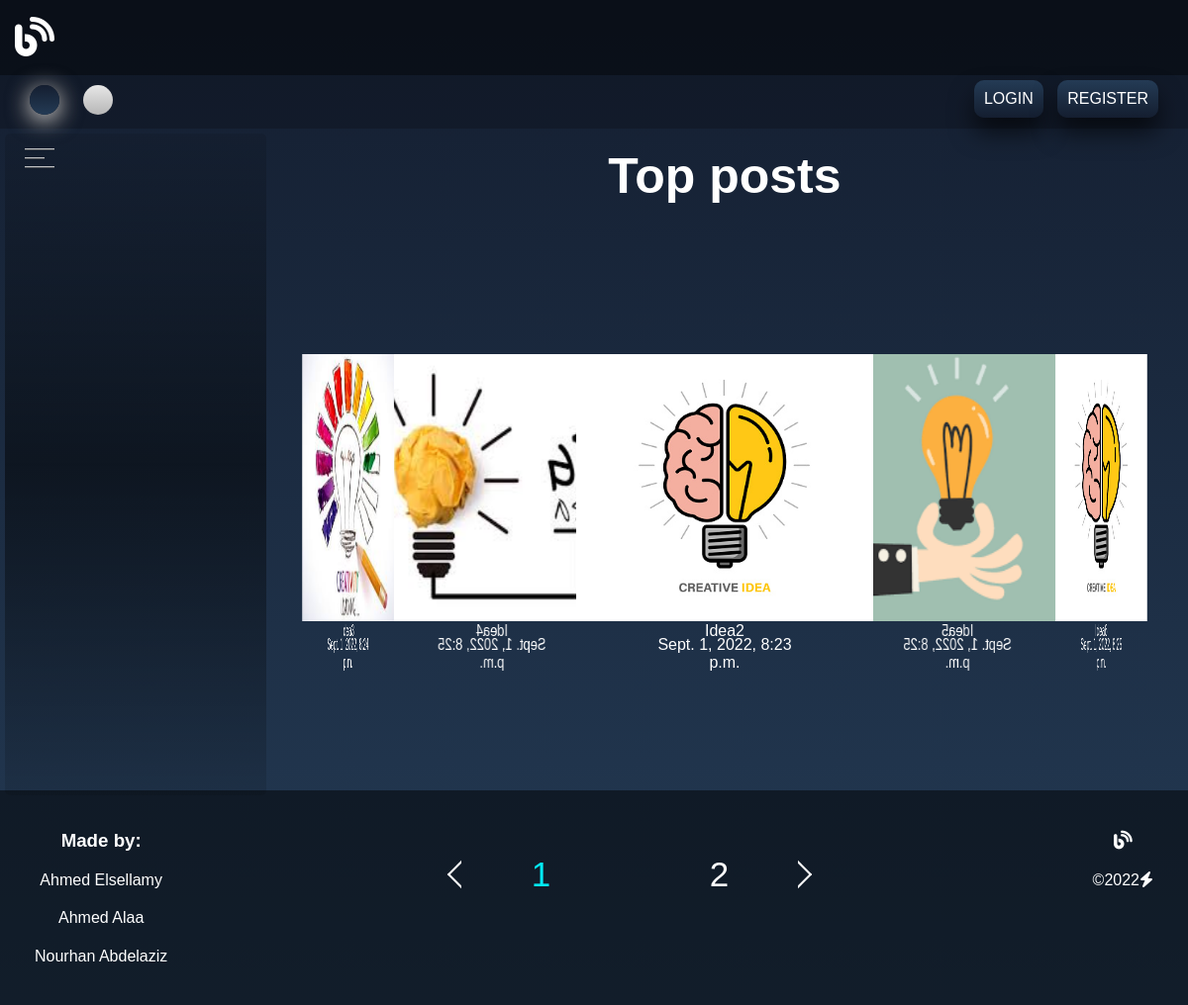
The app's page /, older data.
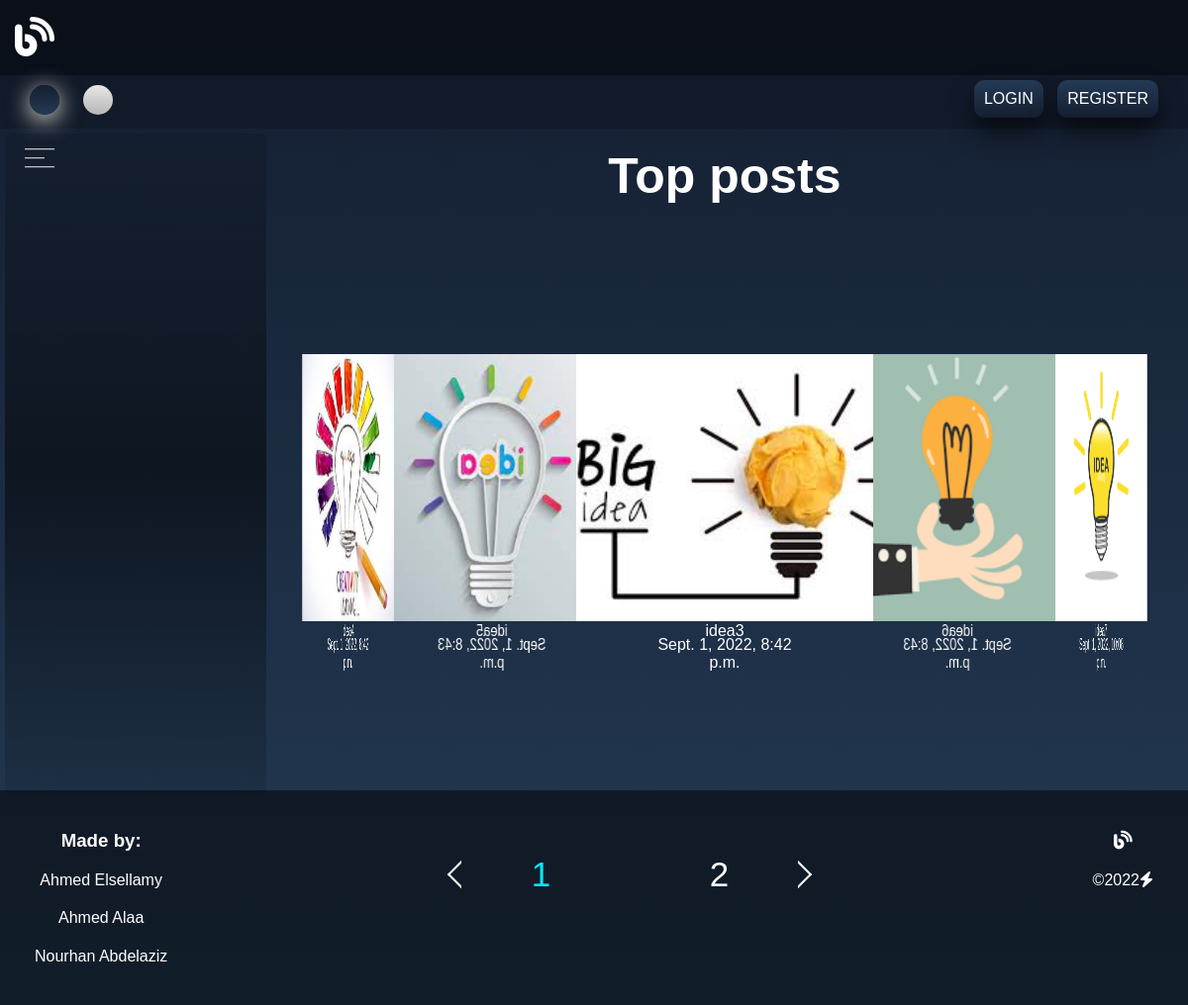
The same page, newer data.
### categories/models.py (models this page shows, shortened)
class Post(models.Model):
    post_title = models.CharField(
        max_length=20, null=False, verbose_name='title')
    post_image = models.ImageField(
        upload_to='categories/post/images/', null=True, verbose_name='image')
    post_content = models.TextField(null=True)
    post_category_id = models.ForeignKey(
        Category, on_delete=models.CASCADE, null=True, verbose_name='category')
    tags = TaggableManager()
    post_user_id = models.ForeignKey(
        User, on_delete=models.CASCADE, null=True, verbose_name='user')
    post_created_at = models.DateTimeField(auto_now_add=True, null=True)
    post_updated_at = models.DateTimeField(auto_now=True, null=True)
    likes = models.ManyToManyField(User, related_name='likes', blank=True)
    dislikes = models.ManyToManyField(
        User, related_name='dislikes', blank=True)
    def get_image_url(self):
        return f"/media/{self.post_image}"
    def get_post_details_url(self):
        return reverse("post-details", args=[self.id])
    @classmethod
    def get_posts_sorted(cls):
        return cls.objects.all().order_by("post_created_at")[::-1]

### categories/views.py (the view)
# urls.py: path('', home, name='home'),
def home(request):
    object_list = Post.get_posts_sorted()
    paginator = Paginator(object_list, 5)  # Show 25 contacts per page.
    page_number = request.GET.get('page')
    page_obj = paginator.get_page(page_number)
    return render(request, 'main/index.html', {
        'categories': Category.get_all_categories(),
        'page_obj': page_obj,
    })

### categories/models.py (called while the page is built)
    @classmethod
    def get_all_categories(cls):
        return Category.objects.all()

    def totalsubscribs(self):
        return self.subscribe.count()

### templates/main/index.html (shortened to what this page needs)
{% extends 'global/base.html' %}
{% load static %}
{% block styles %}
<link rel="stylesheet" href="{% static 'accounts/styles/user_menu.css' %}">
<link rel="stylesheet" href="{% static 'main/styles/landing.css' %}">
{% endblock %}
{% block linkes %}
{% if user.is_authenticated %}
    <div class="links">
        <div class="icons">
            {{user.username}}
        </div>
        <ul>
            {% if user.is_staff  %}
            <li><a href="{% url 'admin_panel' user.id %}">Manage blog</a></li>
            {% endif %}
            <li><a href="{%url 'change_password'%}">ِChange password</a></li>
            <li><a href="{% url 'logout' %}">Logout</a></li>
        </ul>
    </div>
{% else %}
    <div class="links">
        <a href="{% url 'login' %}">LOGIN</a>
        <a href="{% url 'register' %}">REGISTER</a>
    </div>
{% endif %}
{% endblock %}
{% block main %}
<main>
    <aside>
        <div class="content-side">
            <div class="icon">
                <span></span>
                <span></span>
                <span></span>
            </div>
        </div>
    </aside>
    <section class="main">
        <h3>Top posts</h3>
        <div class="body-main">
            <div class="box">
            {% for object in page_obj %}
                <span style="--i:{{forloop.counter}}">
                    <a href="{{object.get_post_details_url}}">
                        <picture>
                            <img src="{{object.get_image_url}}" />
                            <p>{{object.post_title}}</p>
                            <p class="date">{{object.post_created_at}}</p>
                        </picture>
                    </a>
                </span>
            {% endfor %}
            </div>
        </div>
    </section>
</main>
{% endblock %}
{% block foot %}
<div class="pagination">
    <div class="icon left" {% if page_obj.has_previous %}active{% endif %}>
        <a href="{% if page_obj.has_previous %}?page={{ page_obj.previous_page_number }}{% endif %}">
            <span></span>
        </a>
    </div>
    <div class="pages">
    {% for i in page_obj.paginator %}
        <div class="box {% if page_obj.number == forloop.counter %} current {% endif %}">
            <a href="?page={{ forloop.counter }}">
            {{ forloop.counter }}
            </a>
        </div>
    {% endfor %}
    </div>
    <div class="icon right" {% if page_obj.has_next %}active{% endif %}>
        <a href="{% if page_obj.has_next %}?page={{ page_obj.next_page_number }}{% endif %}">
            <span></span>
        </a>
    </div>
</div>
{% endblock %}

### templates/global/base.html (shortened to what this page needs)
{% load static %}
<!DOCTYPE html>
<html lang="en">
<head>
    <link rel="stylesheet" href="{% static 'global/styles/normalize.css' %}">
    <link rel="stylesheet" href="{% static 'global/styles/main.css' %}">
    <link href="{% static 'fontawesomefree/css/all.min.css' %}" rel="stylesheet" type="text/css">
    {% block styles %} {% endblock %}
</head>
<body>
    <header>
        <div class="content">
            <h2><i class="fa-solid fa-blog"></i></h2>
        </div>
    </header>
    <nav>
        <span class="dark active" data-color="dark"></span>
        <span class="light" data-color="light"></span>
        {% block linkes %} {% endblock %}
    </nav>
    {% block main %} {% endblock %}
    <footer>
        <div class="container">
            <div class="content">
                <div class="flex">
                    <h3>Made by:</h3>
                    <span>Ahmed Elsellamy</span>
                    <span>Ahmed Alaa</span>
                    <span>Nourhan Abdelaziz</span>
                </div>
                <div class="flex">
                {% block foot %}{% endblock %}
                </div>
                <div class="flex">
                    <h3><i class="fa-solid fa-blog"></i></h3>
                    <p>&copy;2022<i class="fa-solid fa-bolt"></i></p>
                </div>
            </div>
        </div>
    </footer>
</body>
</html>

### static/global/styles/main.css (style rules this page uses)
:root { --main-color: #03e9f4; --back-color-1: #141e30; --back-color-2: #243b55; --text-color: #fff; --box-color: rgba(0, 0, 0, 0.5); }
* { box-sizing: border-box; margin: 0; padding: 0; }
body { font-family: sans-serif; background: linear-gradient(var(--back-color-1), var(--back-color-2)); }
.container { margin-left: auto; margin-right: auto; padding-left: 10px; padding-right: 10px; }
@media (min-width: 576px) { .container { width: 570px; } }
@media (min-width: 768px) { .container { width: 750px; } }
@media (min-width: 992px) { .container { width: 980px; } }
@media (min-width: 1200px) { .container { width: 1190px; } }
main { position: relative; }
header, footer { background: var(--box-color); }
.content { padding: 20px; display: flex; justify-content: space-between; color: var(--text-color); }
header .content { padding: 15px; }
footer .content :not(:last-child) { margin-bottom: 20px; }
footer .content div.flex { margin-top: 20px; width: fit-content; display: flex; flex-direction: column; align-items: center; }
nav { position: relative; padding-left: 20px; background: rgba(0, 0, 0, 0.2); }
nav span { display: inline-block; margin: 10px; width: 30px; height: 30px; cursor: pointer; border-radius: 50%; -webkit-border-radius: 50%; -moz-border-radius: 50%; -ms-border-radius: 50%; -o-border-radius: 50%; }
nav .dark { background: linear-gradient(#141e30, #243b55); }
nav .light { background: linear-gradient(#e7e7e7, #b6b6b6); }
nav .active { box-shadow: 0 5px 25px #fff, 0 5px 25px rgb(9, 8, 8); }
header .content h2 { font-size: 40px; }

### static/accounts/styles/user_menu.css (style rules this page uses)
nav .links { position: absolute; top: 0; right: 25px; display: inline-block; }
nav .links > a { text-decoration: none; text-transform: capitalize; display: inline-block; border-radius: 10px; -webkit-border-radius: 10px; -moz-border-radius: 10px; -ms-border-radius: 10px; -o-border-radius: 10px; background: linear-gradient(var(--back-color-2), var(--back-color-1)); color: var(--text-color); margin: 5px; padding: 10px; box-shadow: 0 15px 25px rgba(0, 0, 0, 0.6); }

Row changes from the older to the newer data that the page shows:
removed Post: get_image_url (picture), post_title "Idea6", post_created_at "Sept. 1, 2022, 8:25 p.m."
removed Post: get_image_url (picture), post_title "Idea5", post_created_at "Sept. 1, 2022, 8:25 p.m."
removed Post: get_image_url (picture), post_title "Idea4", post_created_at "Sept. 1, 2022, 8:25 p.m."
removed Post: get_image_url (picture), post_title "Idea3", post_created_at "Sept. 1, 2022, 8:24 p.m."
removed Post: get_image_url (picture), post_title "Idea2", post_created_at "Sept. 1, 2022, 8:23 p.m."
added Post: get_image_url (picture), post_title "idea7", post_created_at "Sept. 1, 2022, 10:08 p.m."
added Post: get_image_url (picture), post_title "idea6", post_created_at "Sept. 1, 2022, 8:43 p.m."
added Post: get_image_url (picture), post_title "idea5", post_created_at "Sept. 1, 2022, 8:43 p.m."
added Post: get_image_url (picture), post_title "idea4", post_created_at "Sept. 1, 2022, 8:42 p.m."
added Post: get_image_url (picture), post_title "idea3", post_created_at "Sept. 1, 2022, 8:42 p.m."
